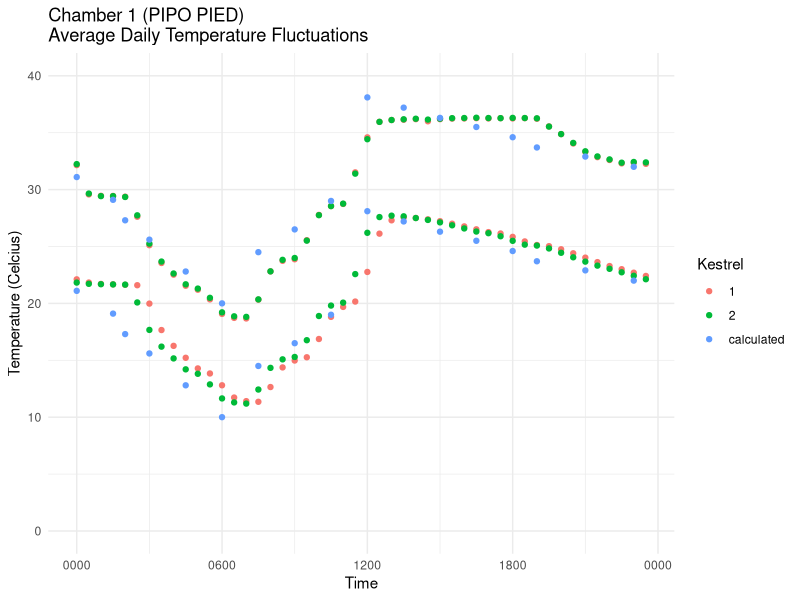
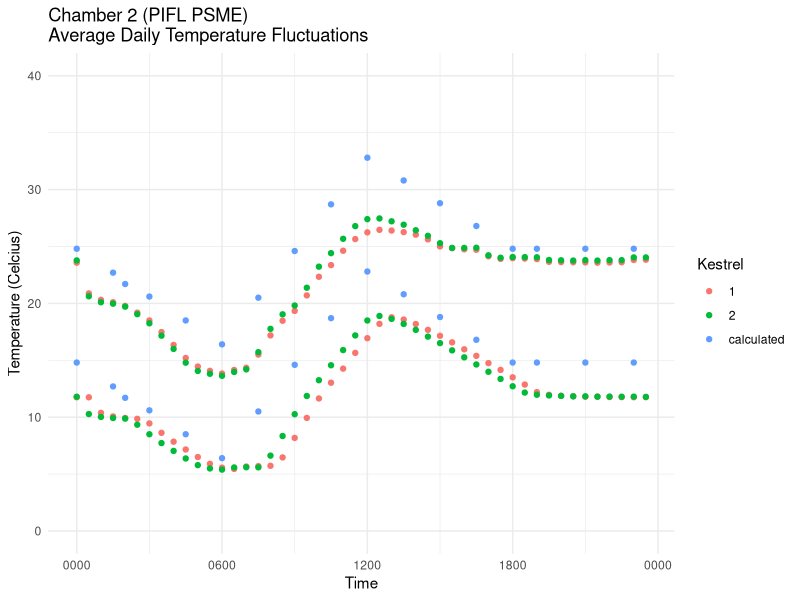
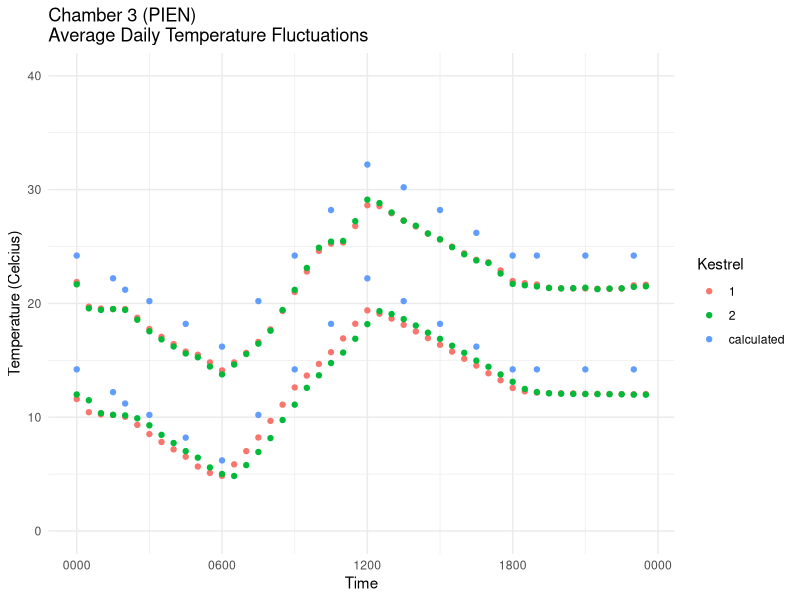
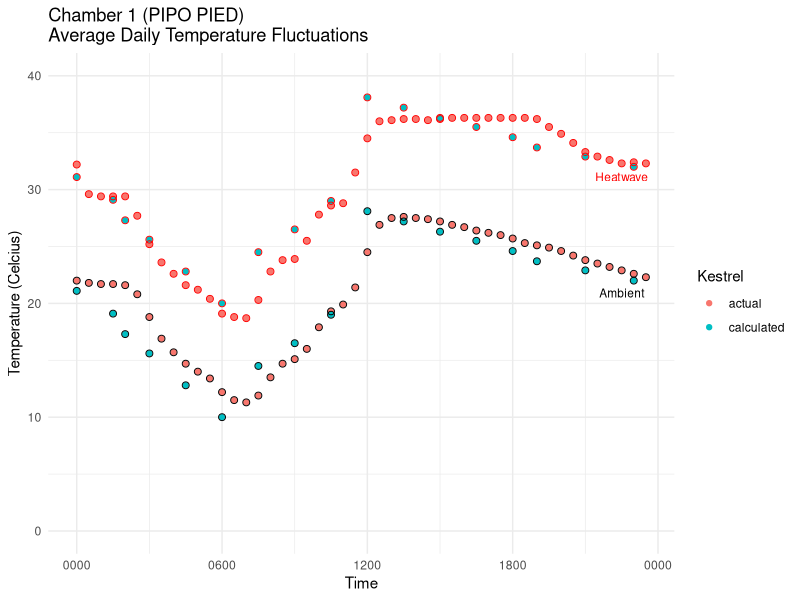
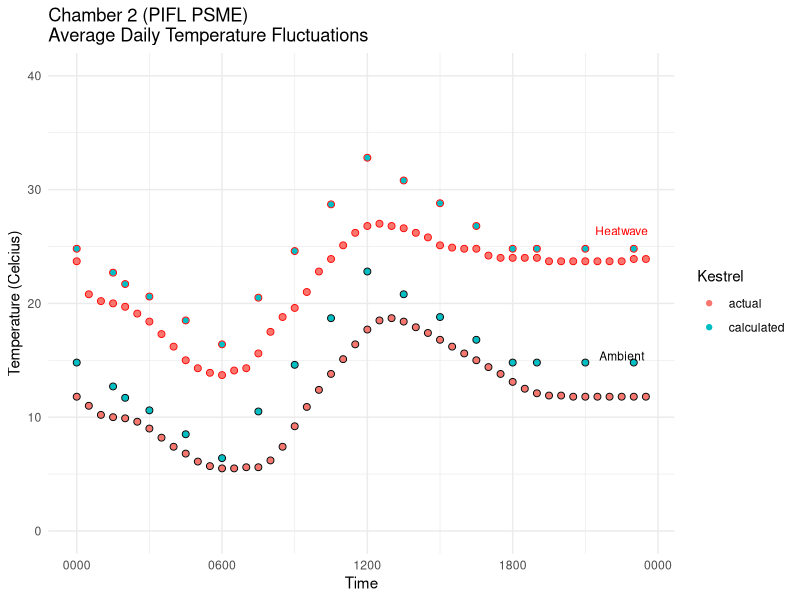
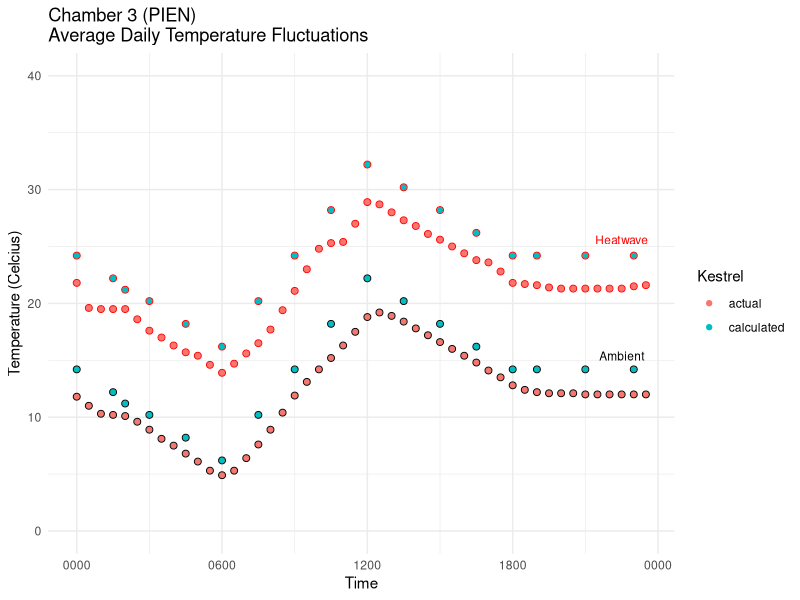
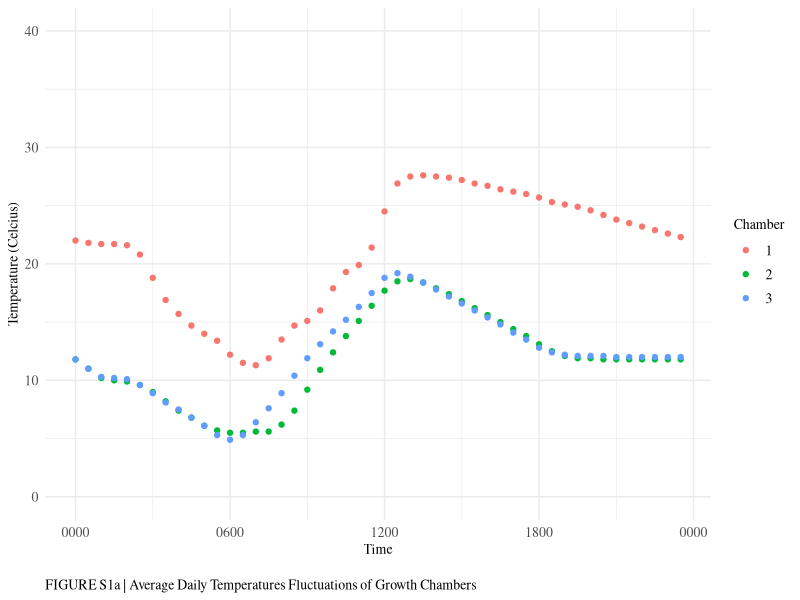
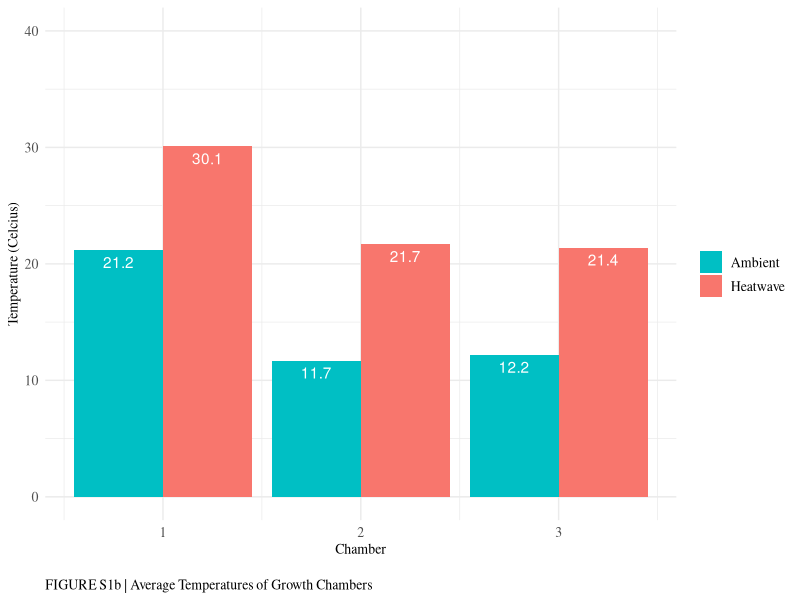

Here is the R script that generated these plots, in order:
#Data analysis/viz script - Phase 1 kestrel
#Alexandra Lalor
#allielalor@arizona.edu
#allielalor@gmail.com
#First created: 2022-02-01
#Last updated: 2022-06-18

#load tidyverse
library(tidyverse)
library(ggplot2)

################################################################################
#Phase1_Kestrel_AvgTemp
#Temperatures combined (daily temps), keeping Kestrel number intact for verification
################################################################################

#first, check that both kestrels were more or less equal

#read in clean csvs
Phase1_Kestrel_AvgTemp <- read_csv("data_QAQC/Phase1_Kestrel_AvgTemp.csv")

#add placeholder date to make graph
Phase1_Kestrel_AvgTemp <- Phase1_Kestrel_AvgTemp %>% 
  mutate(Date = as.Date("2021-10-15"))
Phase1_Kestrel_AvgTemp$DateTime <- paste(Phase1_Kestrel_AvgTemp$Date, " ", Phase1_Kestrel_AvgTemp$Time)
Phase1_Kestrel_AvgTemp$DateTime <- strptime(Phase1_Kestrel_AvgTemp$DateTime, format="%Y-%m-%d %H%M")

Phase1_Kestrel_AvgTemp$Phase <- as.factor(Phase1_Kestrel_AvgTemp$Phase)
Phase1_Kestrel_AvgTemp$Chamber <- as.factor(Phase1_Kestrel_AvgTemp$Chamber)

glimpse(Phase1_Kestrel_AvgTemp)


#Graphs!

#Chamber 1 graph
Phase1_Kestrel_AvgTemp %>% 
  group_by(Phase, Chamber, Kestrel, Heatwave) %>% 
  filter(Chamber == 1) %>% 
  ggplot(aes(x = as.POSIXct(DateTime),
             y = Temperature_avg,
             color = Kestrel)) +
  geom_point() +
  ylim(0, 40) +
  scale_x_datetime(date_labels = "%H%M") +
  xlab("Time") +
  ylab("Temperature (Celcius)") +
  labs(title = "Chamber 1 (PIPO PIED)\nAverage Daily Temperature Fluctuations",
       color = "Kestrel",
       fill = "Heatwave") +
  theme_minimal()

#Chamber 2 graph
Phase1_Kestrel_AvgTemp %>% 
  group_by(Phase, Chamber, Kestrel, Heatwave) %>% 
  filter(Chamber == 2) %>% 
  ggplot(aes(x = as.POSIXct(DateTime),
             y = Temperature_avg,
             color = Kestrel)) +
  geom_point() +
  ylim(0, 40) +
  scale_x_datetime(date_labels = "%H%M") +
  xlab("Time") +
  ylab("Temperature (Celcius)") +
  labs(title = "Chamber 2 (PIFL PSME)\nAverage Daily Temperature Fluctuations",
       color = "Kestrel",
       fill = "Heatwave") +
  theme_minimal()

#Chamber 3 graph
Phase1_Kestrel_AvgTemp %>% 
  group_by(Phase, Chamber, Kestrel, Heatwave) %>% 
  filter(Chamber == 3) %>% 
  ggplot(aes(x = as.POSIXct(DateTime),
             y = Temperature_avg,
             color = Kestrel)) +
  geom_point() +
  ylim(0, 40) +
  scale_x_datetime(date_labels = "%H%M") +
  xlab("Time") +
  ylab("Temperature (Celcius)") +
  labs(title = "Chamber 3 (PIEN)\nAverage Daily Temperature Fluctuations",
       color = "Kestrel",
       fill = "Heatwave") +
  theme_minimal()

################################################################################
#Phase1_Kestrel_AvgTemp_Sum
#Take average of both kestrels for summarized data (daily temps)
################################################################################

#now check summarized data, with the average of both kestrels

#read csv
Phase1_Kestrel_AvgTemp_Sum <- read_csv("data_QAQC/Phase1_Kestrel_AvgTemp_Sum.csv")

#add placeholder date to make graph
Phase1_Kestrel_AvgTemp_Sum <- Phase1_Kestrel_AvgTemp_Sum %>% 
  mutate(Date = as.Date("2021-10-15"))
Phase1_Kestrel_AvgTemp_Sum$DateTime <- paste(Phase1_Kestrel_AvgTemp_Sum$Date, " ", Phase1_Kestrel_AvgTemp_Sum$Time)
Phase1_Kestrel_AvgTemp_Sum$DateTime <- strptime(Phase1_Kestrel_AvgTemp_Sum$DateTime, format="%Y-%m-%d %H%M")

Phase1_Kestrel_AvgTemp_Sum$Phase <- as.factor(Phase1_Kestrel_AvgTemp_Sum$Phase)
Phase1_Kestrel_AvgTemp_Sum$Chamber <- as.factor(Phase1_Kestrel_AvgTemp_Sum$Chamber)

glimpse(Phase1_Kestrel_AvgTemp_Sum)


#Graphs!

#chamber 1 graph
Phase1_Kestrel_AvgTemp_Sum %>%
  group_by(Phase, Chamber, Kestrel, Heatwave) %>%
  filter(Chamber == 1) %>%
  ggplot(aes(x = as.POSIXct(DateTime),
             y = Temperature_avg,
             color = Kestrel)) +
  geom_point() +
  geom_point(data = Phase1_Kestrel_AvgTemp_Sum %>% filter(Chamber == 1, Heatwave == "no"),
             size = 2,
             color = "black",
             shape = 21) +
  geom_point(data = Phase1_Kestrel_AvgTemp_Sum %>% filter(Chamber == 1, Heatwave == "yes"),
             size = 2,
             color = "red",
             shape = 21) +
  ylim(0, 40) +
  scale_x_datetime(date_labels = "%H%M") +
  xlab("Time") +
  ylab("Temperature (Celcius)") +
  labs(title = "Chamber 1 (PIPO PIED)\nAverage Daily Temperature Fluctuations",
       color = "Kestrel") +
  geom_text(data = Phase1_Kestrel_AvgTemp_Sum[94, ], 
            label = "Heatwave", color = "red", size = 3, vjust = 2) +
  geom_text(data = Phase1_Kestrel_AvgTemp_Sum[46, ], 
            label = "Ambient", color = "black", size = 3, vjust = 3) +
  theme_minimal()


#chamber 2 graph
Phase1_Kestrel_AvgTemp_Sum %>%
  group_by(Phase, Chamber, Kestrel, Heatwave) %>%
  filter(Chamber == 2) %>%
  ggplot(aes(x = as.POSIXct(DateTime),
             y = Temperature_avg,
             color = Kestrel)) +
  geom_point() +
  geom_point(data = Phase1_Kestrel_AvgTemp_Sum %>% filter(Chamber == 2, Heatwave == "no"),
             size = 2,
             color = "black",
             shape = 21) +
  geom_point(data = Phase1_Kestrel_AvgTemp_Sum %>% filter(Chamber == 2, Heatwave == "yes"),
             size = 2,
             color = "red",
             shape = 21) +
  ylim(0, 40) +
  scale_x_datetime(date_labels = "%H%M") +
  xlab("Time") +
  ylab("Temperature (Celcius)") +
  labs(title = "Chamber 2 (PIFL PSME)\nAverage Daily Temperature Fluctuations",
       color = "Kestrel") +
  geom_text(data = Phase1_Kestrel_AvgTemp_Sum[94, ], 
            label = "Heatwave", color = "red", size = 3, vjust = 8) +
  geom_text(data = Phase1_Kestrel_AvgTemp_Sum[46, ], 
            label = "Ambient", color = "black", size = 3, vjust = 10) +
  theme_minimal()


#chamber 3 graph
Phase1_Kestrel_AvgTemp_Sum %>%
  group_by(Phase, Chamber, Kestrel, Heatwave) %>%
  filter(Chamber == 3) %>%
  ggplot(aes(x = as.POSIXct(DateTime),
             y = Temperature_avg,
             color = Kestrel)) +
  geom_point() +
  geom_point(data = Phase1_Kestrel_AvgTemp_Sum %>% filter(Chamber == 3, Heatwave == "no"),
             size = 2,
             color = "black",
             shape = 21) +
  geom_point(data = Phase1_Kestrel_AvgTemp_Sum %>% filter(Chamber == 3, Heatwave == "yes"),
             size = 2,
             color = "red",
             shape = 21) +
  ylim(0, 40) +
  scale_x_datetime(date_labels = "%H%M") +
  xlab("Time") +
  ylab("Temperature (Celcius)") +
  labs(title = "Chamber 3 (PIEN)\nAverage Daily Temperature Fluctuations",
       color = "Kestrel") +
  geom_text(data = Phase1_Kestrel_AvgTemp_Sum[94, ], 
            label = "Heatwave", color = "red", size = 3, vjust = 9) +
  geom_text(data = Phase1_Kestrel_AvgTemp_Sum[46, ], 
            label = "Ambient", color = "black", size = 3, vjust = 10) +
  theme_minimal()


#All chambers
Phase1_Kestrel_AvgTemp_Sum_graph <- Phase1_Kestrel_AvgTemp_Sum %>% 
  filter(Kestrel == "actual", Heatwave == "no")

Phase1_Kestrel_AvgTemp_Sum_graph %>% 
  group_by(Phase, Chamber, Kestrel, Heatwave) %>%
  ggplot(aes(x = as.POSIXct(DateTime),
              y = Temperature_avg,
              color = Chamber)) +
  geom_point() +
  ylim(0, 40) +
  scale_x_datetime(date_labels = "%H%M") +
  xlab("Time") +
  ylab("Temperature (Celcius)") +
  labs(fill = "",
       caption = "\nFIGURE S1a | Average Daily Temperatures Fluctuations of Growth Chambers") +
  theme_minimal() +
  theme(text = element_text(family = "serif", size = 10),
        axis.text = element_text(size = 10),
        legend.text = element_text(size = 10),
        strip.text.x = element_text(size = 10),
        plot.caption = element_text(hjust = 0,
                                    family = "serif",
                                    #face = "bold",
                                    size = 10))


################################################################################
#Phase1_Kestrel_AvgTemp_Sum_Total
#Take average for overall temp summary (not daily)
################################################################################

#read csv
Phase1_Kestrel_AvgTemp_Sum_Total <- read_csv("data_QAQC/Phase1_Kestrel_AvgTemp_Sum_Total.csv")

#filter for actual temps
Phase1_Kestrel_AvgTemp_Sum_Total_graph <- Phase1_Kestrel_AvgTemp_Sum_Total %>% 
  filter(Kestrel == "actual")

#Graph!

#Bar graph
Phase1_Kestrel_AvgTemp_Sum_Total_graph %>% 
  group_by(Heatwave) %>%
  ggplot(aes(x = Chamber,
             y = Temperature_avg,
             fill = Heatwave)) +
  geom_col(position= "dodge") +
  ylim(0, 40) +
  ylab("Temperature (Celcius)") +
  labs(fill = "",
       caption = "\nFIGURE S1b | Average Temperatures of Growth Chambers") +
  geom_text(label = Phase1_Kestrel_AvgTemp_Sum_Total_graph$Temperature_avg,
            vjust = 1.5, position = position_dodge(0.9), color = "white") +
  #scale_fill_brewer(palette = "Set2") +
  scale_fill_discrete(direction = -1,
                      labels = c("Ambient", "Heatwave")) +
  theme_minimal() +
  theme(text = element_text(family = "serif", size = 10),
        axis.text = element_text(size = 10),
        legend.text = element_text(size = 10),
        strip.text.x = element_text(size = 10),
        plot.caption = element_text(hjust = 0,
                                    family = "serif",
                                    #face = "bold",
                                    size = 10))

################################################################################
# mean and range of temp differences in chambers
Phase1_Kestrel_AvgTemp %>% 
  filter(Kestrel != "calculated") %>% 
  group_by(Chamber, Heatwave) %>% 
  summarise(mean = mean(Temperature_avg),
            min = min(Temperature_avg),
            max = max(Temperature_avg))
